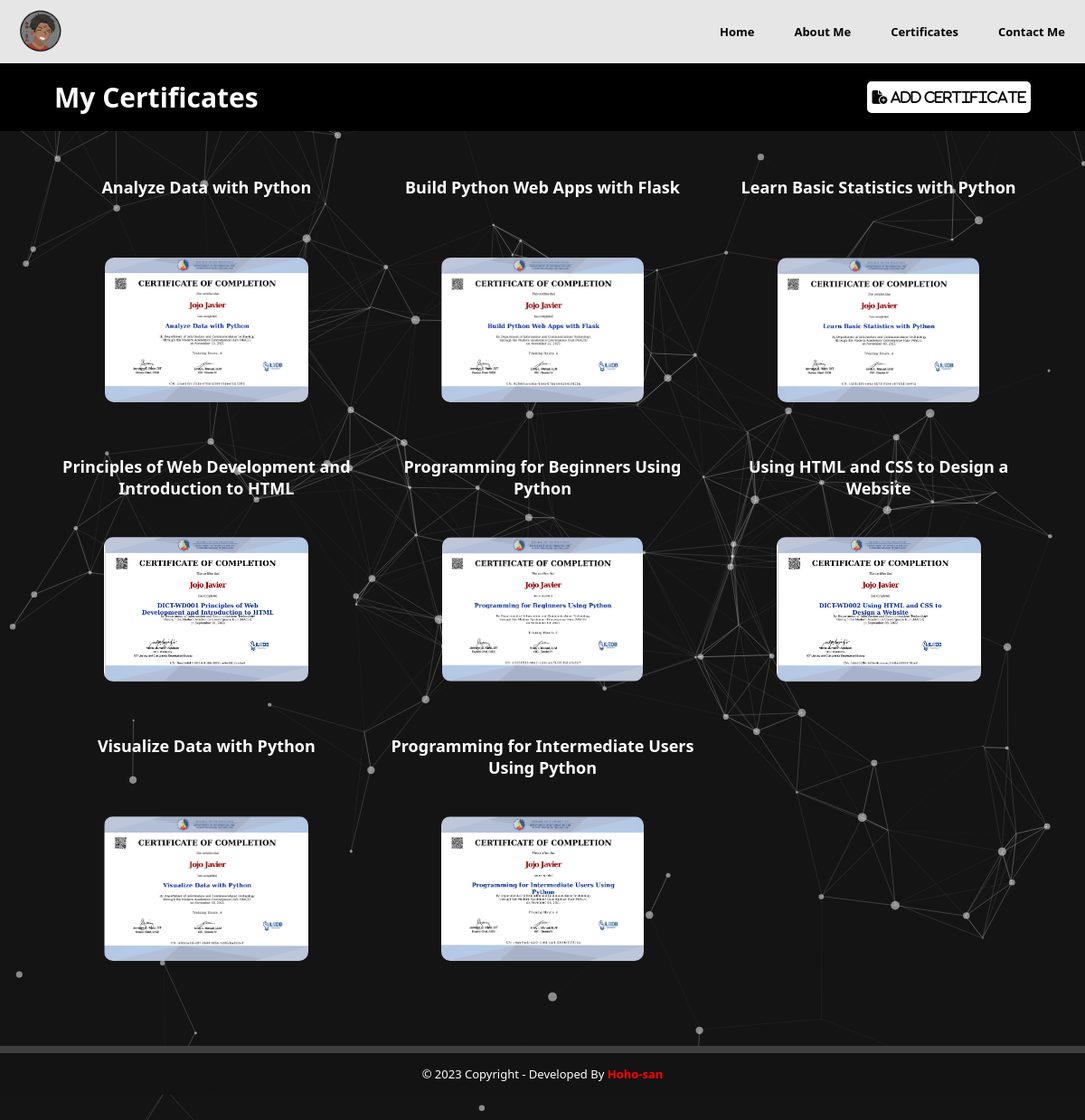
Page /certificate.php on the committed database.
### tables this page shows
CREATE TABLE `tbl_certificate` (
  `id` int(11) NOT NULL,
  `title` varchar(255) NOT NULL,
  `photo` varchar(255) NOT NULL
);

### certificate.php (the view, shortened to what this page needs)
<?php
require_once('header.php');
?>
 <div id="particles-js"></div>
<div class="navcert">
    <h1 class="certheader">My Certificates</h1>
    <a class="addcert fa-solid fa-file-circle-plus" href="certificate-add.php"> Add Certificate</a>
</div>
<section id="certificate" class="certificate" >
    <?php
        $query = "SELECT * FROM tbl_certificate";
        $result = $conn->query($query);
        if ($result->num_rows > 0) {
            while ($row = $result->fetch_assoc()) {
            ?>
            <div class="myCertificate">
                <div class="certificate_title">
                    <h1><?php echo $row['title']; ?></h1>
                    <img class="cert_image" src="assets/uploads/<?php echo $row['photo']; ?>" alt="<?php echo $row['title']; ?>"/>
                </div>
            </div>
        <?php }
        }else {
            echo "No certificates found.";
        }
    ?>
</section>
<?php require_once('footer.php'); ?>

### header.php (shortened to what this page needs)
<!DOCTYPE html>
<html lang="en">
<head>
    <link rel="stylesheet" href="assets/css/style.css">
    <link rel="stylesheet" href="assets/css/all.min.css">
    <link rel="stylesheet" href="assets/css/all.css">
    <link rel="stylesheet" href="assets/css/fontawesome.min.css">
</head>
<body>
    <div class="nav">
        <div class="menu">
            <div class="brand">
                <a href="index.php">
                    <img src="assets/img/logo.jpg" alt="Logo" />
                </a>
            </div>
            <div class="links">
                <ul >
                    <li><a href="index.php">Home</a></li>
                    <li><a href="about.php">About Me</a></li>
                    <li><a href="certificate.php">Certificates</a></li>
                    <li><a href="contact.php">Contact Me</a></li>
                </ul>
            </div>
        </div>
    </div>

### footer.php (shortened to what this page needs)
<div class="footer-bottom">
    <div class="container">
        <div class="row">
            <div class="copyright">
                <p>&copy; <?php echo date('Y'); ?> Copyright - Developed By <a href="https://github.com/Hoho-san" target="_blank" style="text-decoration: none; font-weight:bold; color: red;">Hoho-san</a> </p>
            </div>
        </div>
    </div>
</div>
</body>
</html>

### assets/css/style.css (style rules this page uses)
:root { --main-color: #256d8f; --black: #0000009a; --bg: #010103; --border: 0.2rem solid rgba(0, 0, 0, 0.979); --buttoncolor: #000000; }
* { font-family: "Segoe UI"; margin: 0; padding: 0; box-sizing: border-box; outline: none; border: none; text-decoration: none; transition: 0.2s linear; color: #fff; }
html { font-size: 62.5%; overflow-x: hidden; scroll-padding-top: 9rem; scroll-behavior: smooth; }
body { background-color: rgb(20, 20, 20); background-blend-mode: multiply; background-size: cover; }
.nav { background: #e6e6e6; display: flex; justify-content: center; align-items: center; }
.menu { display: flex; align-items: center; justify-content: space-between; width: 100%; height: 70px; }
.menu .brand a img { width: 50px; margin-left: 20px; }
.menu .links ul { display: flex; justify-content: center; align-items: center; }
.menu ul li { padding: 10px 10px; list-style-type: none; }
.menu ul li a { font-size: small; font-weight: bold; text-decoration: none; padding: 5px 12px; display: block; color: #000000; border-radius: 0.5rem; }
#particles-js { position: absolute; width: 100vw; height: 100%; background-color: transparent; background-repeat: no-repeat; background-size: cover; z-index: -1; }
.container { padding-right: 15px; padding-left: 15px; margin-right: auto; margin-left: auto; }
@media (min-width: 768px) { .container { width: 750px; } }
@media (min-width: 992px) { .container { width: 970px; } }
@media (min-width: 1200px) { .container { width: 1170px; } }
.about .about-container .about-content p, li { color: rgb(255, 255, 255); }
.navcert { background-color: #000000; display: flex; flex-direction: row; align-content: center; justify-content: space-between; padding: 0 5% 0 5%; }
.navcert .addcert { color: #000000; font-weight: 700; padding: 10px 5px 10px 5px; margin: 20px 0 20px 0; background-color: #ffffff; border-radius: 5px; font-size: 1.5rem; }
.certheader { color: white; font-size: 3rem; display: flex; align-items: center; justify-content: space-evenly; }
.certificate { font-size: 2rem; padding: 50px 5%; border-bottom: 8px solid #3f3f3f; justify-content: center; margin: 0 auto; min-height: 100vh; }
.certificate h1 { margin-top: 0; margin-bottom: 2rem; }
.certificate { display: grid; align-content: flex-start; grid-template-columns: repeat(auto-fit, minmax(30rem, 2fr)); gap: 1.5rem; text-align: center; padding: 50px; }
.certificate .myCertificate .certificate_title img { border-radius: 30px; }
.certificate .myCertificate .certificate_title { font-size: 1.2rem; }
.certificate .myCertificate .certificate_title h1 { height: 50px; }
.certificate .myCertificate .cert_image { align-items: end; padding: 2rem; margin-bottom: 2rem; height: 20rem; cursor: pointer; }
.footer-bottom { width: 100%; height: auto; background: #141314; padding: 14px 0; }
.footer-bottom .copyright { font-size: 13px; color: #a3a3a3; text-align: center; }

### rows in the picture
tbl_certificate: title "Analyze Data with Python", photo (picture)
tbl_certificate: title "Build Python Web Apps with Flask", photo (picture)
tbl_certificate: title "Learn Basic Statistics with Python", photo (picture)
tbl_certificate: title "Principles of Web Development and Introduction to HTML", photo (picture)
tbl_certificate: title "Programming for Beginners Using Python", photo (picture)
tbl_certificate: title "Using HTML and CSS to Design a Website", photo (picture)
tbl_certificate: title "Visualize Data with Python", photo (picture)
tbl_certificate: title "Programming for Intermediate Users Using Python", photo (picture)
